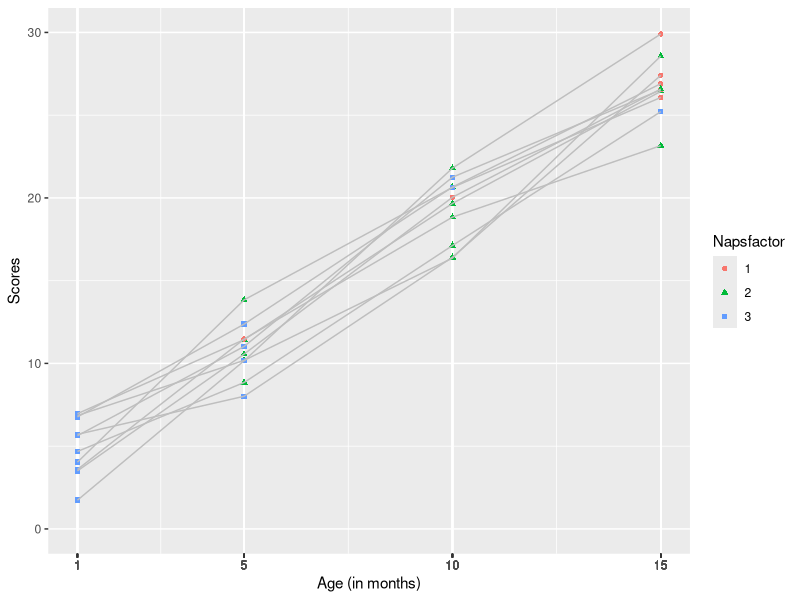
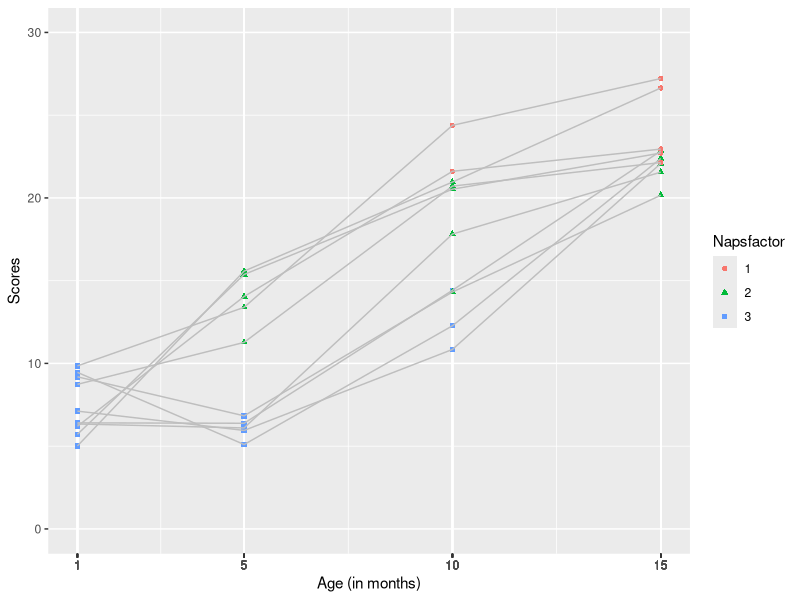

Write R code to recreate these figures, in order.
## ---- chunk 1
knitr::opts_chunk$set(echo = TRUE)
## ---- chunk 2
library(ggplot2)
library(nlme)
library(dplyr)
library(knitr)
## ---- chunk 3

#creating a data set 

Subs <- rep(c(seq(1:10)), 4)

Month <- c(rep(c(1), 10), rep(c(5), 10), rep(c(10), 10), rep(c(15), 10))

Naps <- c(rep(c(3), 10), 2, 3, 2, 1, 2, 3, 2, 3, 2, 3, 2, 2, 2 ,2, 3, 3, 2, 2, 1, 2, 3, 1, 2, 2, 1, 1, 2, 1, 2, 1 )

Napsfactor <- as.factor(Naps)

#Let's assume that infants' performance will get better with time. I altered the possible sampling distributions to reflect this. 

scores <- c(runif(10, 1, 7), runif(10, 8, 15), runif(10, 16, 22), runif(10, 23, 30))


dataset <- data.frame(Subs, Month, Naps, scores, Napsfactor)

#Data should be set up in long format and look similar to this. 
print(dataset)



demos <- dataset %>%
    group_by(Month, Naps) %>%
  summarise(mean_score = mean(scores, na.rm=TRUE))

## ---- chunk 4
#Conditional growth model
tutorial<-lme(scores ~ Month * Naps, random = ~ Month | Subs, data=dataset)


#Because we are using a random sample, may need to rerun the scores several times for this piece of code to run effectively
## ---- chunk 5
#summarize an lme object - our solution
tut<- summary(tutorial)
tabl = tut$tTable 
tabl 

## ---- chunk 6

plot<- 
ggplot2::ggplot(dataset, aes(x=Month, y=scores,  color=Napsfactor, shape = Napsfactor, group = Subs), xlim(1, 15), ylim(0, 25), xlab(Month) ) + 
  geom_point()+
  geom_line(color="grey")

plot + scale_x_continuous(name="Age (in months)", limits=c(1, 15), breaks = Month) +
  scale_y_continuous(name="Scores", limits=c(0, 30))

## ---- chunk 7

#Create a new data set 
Subs <- rep(c(seq(1:10)), 4)

Month <- c(rep(c(1), 10), rep(c(5), 10), rep(c(10), 10), rep(c(15), 10))

Naps <- c(rep(c(3), 10), 3, 3, 3, 3, 3, 2, 2, 2, 2, 2, 3, 3, 3 ,2,2,  2, 2,2,1, 1, 2, 2, 2, 2, 2, 1, 1, 1, 1, 1)
Napsfactor <- as.factor(Naps)

secondscores <- c(runif(10, 1, 10), runif(5, 5, 10),runif(5, 9, 17), runif(3, 10, 15), runif(5, 14, 22), runif(2, 20, 25), runif(5, 18, 23), runif(4,22, 27), runif(1, 27, 30) )



## ---- chunk 8
seconddataset <- data.frame(Subs, Month, Naps, secondscores, Napsfactor)

print(seconddataset)
## ---- chunk 9
#Summary stats from our first dataset
demos <- dataset %>%
    group_by(Month, Naps) %>%
  summarise(mean_score = mean(scores, na.rm=TRUE))



#Summary stats from our second dataset
seconddemos <- seconddataset %>%
    group_by(Month, Naps) %>%
  summarise(mean_secondscore = mean(secondscores, na.rm=TRUE))


print(demos)
print(seconddemos)

## ---- chunk 10
#Run the analysis again 

secondtutorial<-lme(secondscores ~ Month * Naps, random = ~ Month | Subs, data=seconddataset)
## ---- chunk 11
#Create a table 

secondtut<- summary(secondtutorial)
secondtabl = secondtut$tTable 
secondtabl 
## ---- chunk 12

#Graph the results 

secondplot<-
ggplot2::ggplot(seconddataset, aes(x=Month, y=secondscores,  color=Napsfactor, shape = Napsfactor, group=Subs), xlim(1, 15), ylim(0, 25), xlab(Month) ) + 
  geom_point()+
  geom_line( color="grey")

secondplot + scale_x_continuous(name="Age (in months)", limits=c(1, 15), breaks = Month) +
  scale_y_continuous(name="Scores", limits=c(0, 30))
